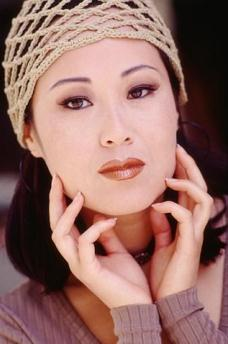
#> input picture image_annotation/image_annotation_Python/woman_GT.bmp, 228 x 344 px
$ python mark.py   (older library calls are emulated)
#> lines starting #> are read from the running program, lines starting #| are printed output that depends on the picture
# -*-coding:utf-8-*-
"""
Name : tt.py
Author  : ywj
Contect : 1185500656@qq.com
Time    : 2021/7/15 22:24
Desc: pillow=8.0.1  、  opencv=4.5.0
"""
import cv2
from PIL import Image

path_input = 'woman_GT.bmp'
path_output = 'output.png'
img = Image.open(path_input)  # image_path
#> img is the input picture: PIL image 228x344 RGB; mean R, G, B 150.6, 110.2, 103.1
img_w = img.size[0]  # 原图的长
#> img_w = 228
img_h = img.size[1]  # 原图的高
#> img_h = 344

x = 70  # 标注的起始横坐标
y = 80  # 标注的起始纵坐标
w = 50  # 标注的框的长度大小
h = 50  # 标注的框的高度大小
enlarge_factor = 2  # 放大倍数
x1 = x + w  # 标注区域终点横坐标
y1 = y + h  # 标注区域终点纵坐标
# 选中区域（minx，miny，maxx，maxy）
box = (x, y, x1, y1)
# 选中区域裁剪
img_area = img.crop(box)
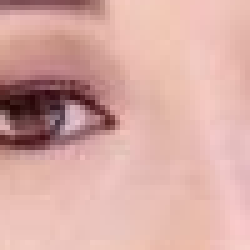
#> img_area: PIL image 50x50 RGB (shown 5 times larger); mean R, G, B 215.3, 170.5, 164
# 裁剪区域放大
img_area = img_area.resize((w * enlarge_factor, h * enlarge_factor), Image.ANTIALIAS)
#> img_area: PIL image 100x100 RGB
# 粘贴，第二个参数指定粘贴位置（根据需要调节）
img.paste(img_area, (img_w - w * enlarge_factor-1, img_h - h * enlarge_factor-1))
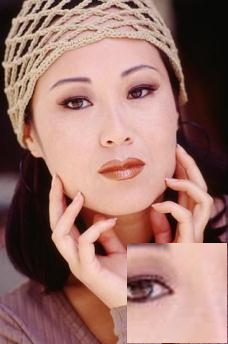
#> img: PIL image 228x344 RGB; mean R, G, B 157.1, 117.3, 109.7
# 保存图片
img.save(path_output)
img = cv2.imread(path_output)
#> img: shape (344, 228, 3)
# 绘制边框，第二第三个参数元祖表示指定框选区域，第四个参数指定线条颜色，第五个参数指定线条宽度
cv2.rectangle(img, (x, y), (x1, y1), (0, 0, 255), 2)
cv2.rectangle(img, (img_w - w * enlarge_factor-1, img_h - h * enlarge_factor-1), (img_w-2, img_h-2), (0, 0, 255), 2)
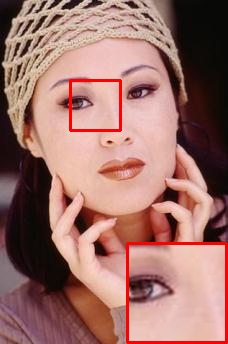
#> img: shape (344, 228, 3); mean B, G, R 106.3, 113.8, 158.4
cv2.imshow("Image", img)
cv2.imwrite(path_output, img)
cv2.waitKey(0)
cv2.destroyAllWindows()
